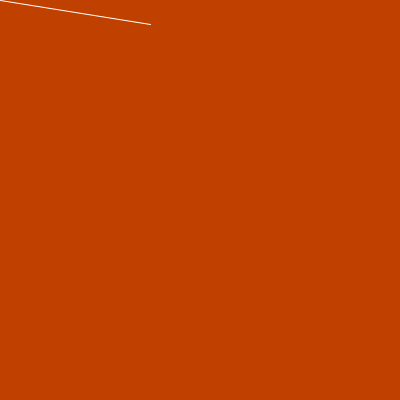
Frame 1 (no input)
Frame 60 (the mouse pressed at the canvas centre just before this capture): identical to frame 1, image omitted
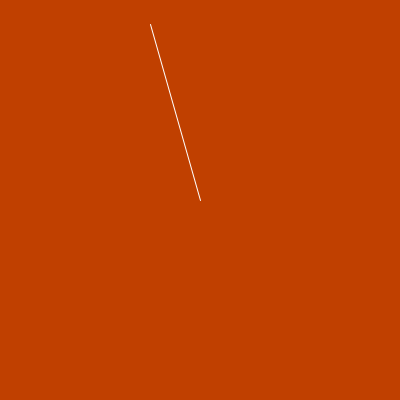
Frame 120 (the mouse held since frame 60 and released just before this capture)

The Processing sketch that drew these frames (run headless with seeded random() and noise(); from frame 60 on, the mouse is pressed at the canvas centre):

// Processing sketch: overview
// ── overview.pde
void setup() {
  size(400, 400);
  stroke(255);
}

void draw() {
  background(192, 64, 0);
  line(150, 24, mouseX, mouseY);
}
